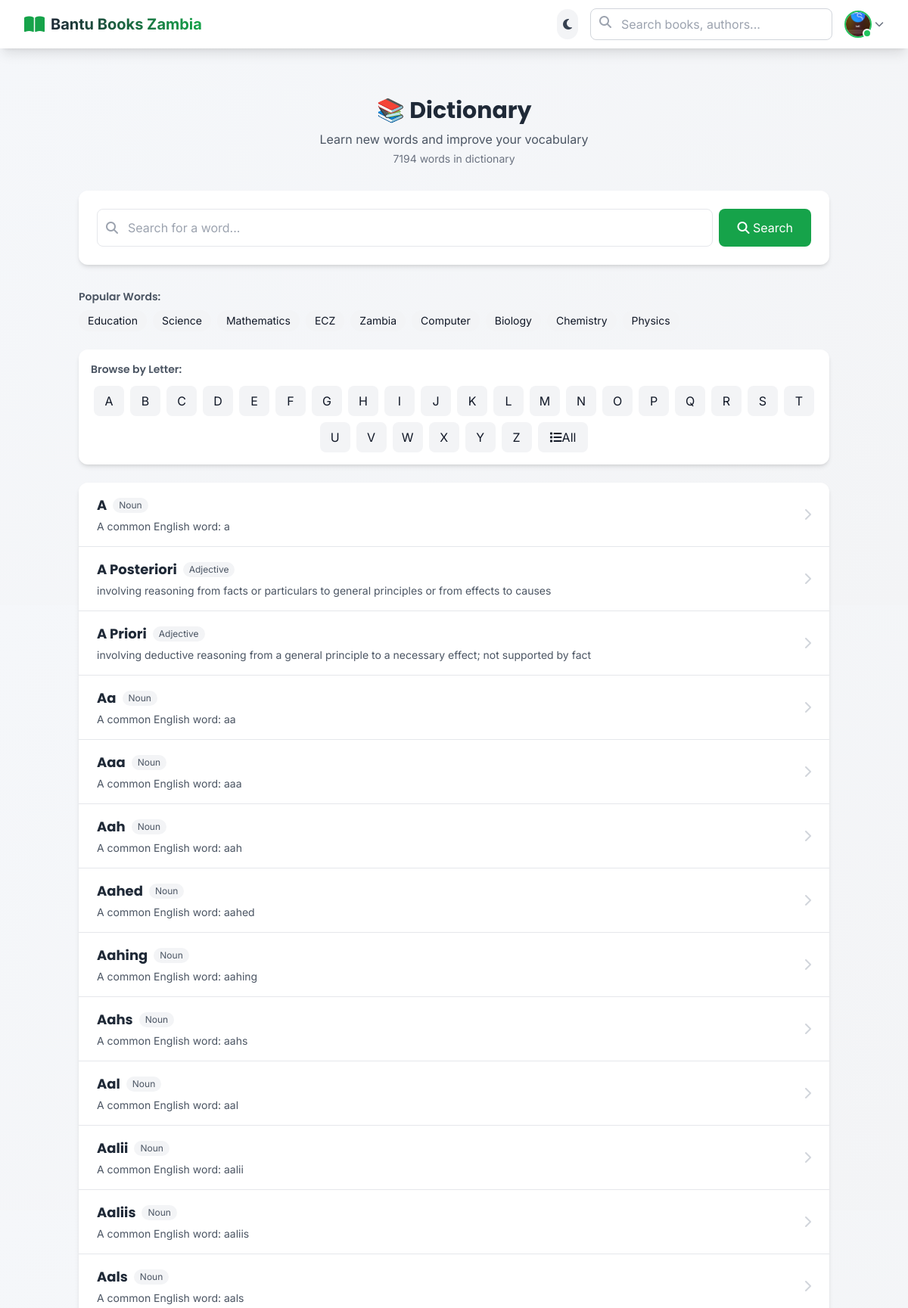
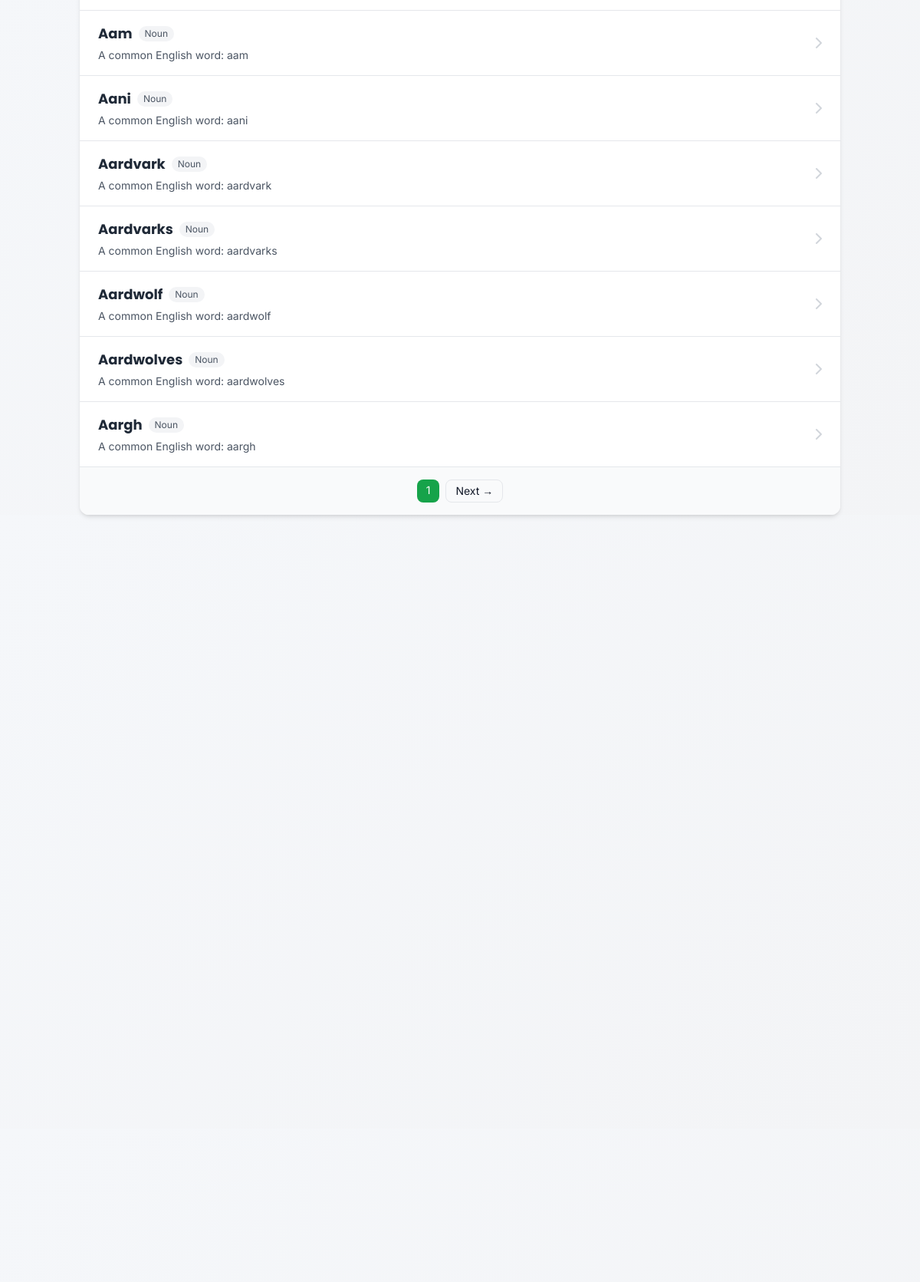
Page /dictionary/ (signed in, upper part) on the committed database (2 pictures, top to bottom).
### accounts/models.py (models this page shows, shortened)
class User(AbstractUser):
    USER_TYPE_CHOICES = (
        ('guest', 'Guest Account'),
        ('basic', 'Basic - Free Plan'),
        ('premium', 'Premium - Monthly Subscription'),
        ('lifetime', 'Lifetime - One-time Payment'),
        ('institution', 'Institutional License'),
    )
    PROVINCE_CHOICES = (
        ('central', 'Central Province'),
        ('copperbelt', 'Copperbelt Province'),
        ('eastern', 'Eastern Province'),
        ('luapula', 'Luapula Province'),
        ('lusaka', 'Lusaka Province'),
        ('muchinga', 'Muchinga Province'),
        ('northern', 'Northern Province'),
        ('northwestern', 'North-Western Province'),
        ('southern', 'Southern Province'),
        ('western', 'Western Province'),
    )
    phone_regex = RegexValidator(
        regex=r'^\+?260?\d{9}$',
        message="Phone number must be in format: +260XXXXXXXXX or 09XXXXXXXX"
    )
    user_type = models.CharField(
        max_length=20,
        choices=USER_TYPE_CHOICES,
        default='basic'
    )
    phone_number = models.CharField(
        max_length=15,
        validators=[phone_regex],
        unique=True,
        null=True,
        blank=True
    )
    national_id = models.CharField(
        max_length=20,
        unique=True,
        null=True,
        blank=True,
        help_text="Zambian National Registration Card (NRC) number"
    )
    province = models.CharField(
        max_length=50,
        choices=PROVINCE_CHOICES,
        null=True,
        blank=True
    )
    district = models.CharField(max_length=100, blank=True)
    constituency = models.CharField(max_length=100, blank=True)
    school_or_work = models.CharField(max_length=200, blank=True)
    subscription_expiry = models.DateTimeField(null=True, blank=True)
    credits_balance = models.DecimalField(
        max_digits=10,
        decimal_places=2,
        default=0.00,
        help_text="Balance in Zambian Kwacha (K)"
    )
    profile_picture = models.ImageField(
        upload_to='profile_pics/%Y/%m/',
        null=True,
        blank=True
    )
    bio = models.TextField(max_length=500, blank=True)
    email_verified = models.BooleanField(default=False)
    two_factor_enabled = models.BooleanField(default=False)
    last_login_ip = models.GenericIPAddressField(null=True, blank=True)
    verification_token = models.CharField(max_length=100, blank=True)
    reset_token = models.CharField(max_length=100, blank=True)
    total_downloads = models.IntegerField(default=0)
    total_uploads = models.IntegerField(default=0)
    total_views = models.IntegerField(default=0)
    is_verified = models.BooleanField(default=False)
    is_suspended = models.BooleanField(default=False)
    suspension_reason = models.TextField(blank=True)
    created_at = models.DateTimeField(auto_now_add=True)
    updated_at = models.DateTimeField(auto_now=True)
    class Meta:
        db_table = 'users'
        ordering = ['-date_joined']
        verbose_name = 'User'
        verbose_name_plural = 'Users'
        indexes = [
            models.Index(fields=['email']),
            models.Index(fields=['user_type']),
            models.Index(fields=['phone_number']),
            models.Index(fields=['national_id']),
            models.Index(fields=['-date_joined']),
        ]
    def get_full_name(self):
        if self.first_name and self.last_name:
            return f"{self.first_name} {self.last_name}"
        return self.username

### dictionary/models.py (models this page shows, shortened)
class DictionaryWord(models.Model):
    word = models.CharField(max_length=100, unique=True, db_index=True)
    slug = models.SlugField(unique=True, blank=True)
    definition = models.TextField()
    part_of_speech = models.CharField(max_length=50, blank=True,
        choices=[
            ('noun', 'Noun'),
            ('verb', 'Verb'),
            ('adjective', 'Adjective'),
            ('adverb', 'Adverb'),
            ('preposition', 'Preposition'),
            ('conjunction', 'Conjunction'),
            ('interjection', 'Interjection'),
        ])
    example_sentence = models.TextField(blank=True, help_text="Example sentence using the word")
    synonyms = models.TextField(blank=True, help_text="Comma-separated synonyms")
    antonyms = models.TextField(blank=True, help_text="Comma-separated antonyms")
    pronunciation = models.CharField(max_length=100, blank=True, help_text="Phonetic pronunciation")
    origin = models.CharField(max_length=100, blank=True, help_text="Word origin/etymology")
    is_zambian_term = models.BooleanField(default=False, help_text="Is this a Zambian/local term?")
    local_usage = models.TextField(blank=True, help_text="How this word is used in Zambia")
    audio_pronunciation = models.FileField(upload_to='dictionary/audio/', null=True, blank=True)
    is_active = models.BooleanField(default=True)
    views_count = models.IntegerField(default=0)
    created_at = models.DateTimeField(auto_now_add=True)
    updated_at = models.DateTimeField(auto_now=True)
    class Meta:
        ordering = ['word']
        verbose_name = "Dictionary Word"
        verbose_name_plural = "Dictionary Words"
        indexes = [
            models.Index(fields=['word']),
            models.Index(fields=['is_zambian_term']),
        ]

### dictionary/views.py (the view, shortened to what this page needs)
# urls.py: path('', views.dictionary_home, name='home'),
def dictionary_home(request):
    query = request.GET.get('q', '').strip()
    letter = request.GET.get('letter', '').strip().upper()
    words = DictionaryWord.objects.filter(is_active=True)
    if letter and len(letter) == 1:
        words = words.filter(word__istartswith=letter)
        active_letter = letter
    else:
        active_letter = ''
    suggestions = []
    words = words.order_by('word')
    paginator = Paginator(words, 20)
    page = request.GET.get('page', 1)
    words_page = paginator.get_page(page)
    alphabet = [chr(i) for i in range(65, 91)]  # A-Z
    context = {
        'words': words_page,
        'query': query,
        'active_letter': active_letter,
        'alphabet': alphabet,
        'total_words': DictionaryWord.objects.filter(is_active=True).count(),
        'total_results': words.count(),
        'suggestions': suggestions,
    }
    return render(request, 'dictionary/home.html', context)

### dictionary/templates/dictionary/home.html (shortened to what this page needs)
{% extends 'base.html' %}
{% load static %}
{% block content %}
<div class="container mx-auto px-4 py-8">
    <div class="max-w-6xl mx-auto">
        <div class="text-center mb-8">
            <h1 class="text-3xl font-bold text-gray-800 mb-2">📚 Dictionary</h1>
            <p class="text-gray-600">Learn new words and improve your vocabulary</p>
            {% if total_words %}
            <p class="text-sm text-gray-500 mt-1">{{ total_words }} words in dictionary</p>
            {% endif %}
        </div>
        <div class="bg-white rounded-xl shadow-md p-6 mb-8">
            <form method="get" action="{% url 'dictionary:home' %}" class="flex gap-2">
                <div class="flex-1 relative">
                    <i class="fas fa-search absolute left-3 top-1/2 transform -translate-y-1/2 text-gray-400"></i>
                    <input type="text" name="q" id="searchInput"
                           placeholder="Search for a word..."
                           class="w-full pl-10 pr-4 py-3 border rounded-lg focus:outline-none focus:border-green-500"
                           value="{{ query|default:'' }}">
                </div>
                <button type="submit" class="bg-green-600 text-white px-6 py-3 rounded-lg hover:bg-green-700 transition">
                    <i class="fas fa-search"></i> Search
                </button>
            </form>
        </div>
        <div class="mb-6">
            <h3 class="text-sm font-semibold text-gray-600 mb-2">Popular Words:</h3>
            <div class="flex flex-wrap gap-2">
                <a href="?q=Education" class="px-3 py-1 bg-gray-100 rounded-full text-sm hover:bg-green-100 transition">Education</a>
                <a href="?q=Science" class="px-3 py-1 bg-gray-100 rounded-full text-sm hover:bg-green-100 transition">Science</a>
                <a href="?q=Mathematics" class="px-3 py-1 bg-gray-100 rounded-full text-sm hover:bg-green-100 transition">Mathematics</a>
                <a href="?q=ECZ" class="px-3 py-1 bg-gray-100 rounded-full text-sm hover:bg-green-100 transition">ECZ</a>
                <a href="?q=Zambia" class="px-3 py-1 bg-gray-100 rounded-full text-sm hover:bg-green-100 transition">Zambia</a>
                <a href="?q=Computer" class="px-3 py-1 bg-gray-100 rounded-full text-sm hover:bg-green-100 transition">Computer</a>
                <a href="?q=Biology" class="px-3 py-1 bg-gray-100 rounded-full text-sm hover:bg-green-100 transition">Biology</a>
                <a href="?q=Chemistry" class="px-3 py-1 bg-gray-100 rounded-full text-sm hover:bg-green-100 transition">Chemistry</a>
                <a href="?q=Physics" class="px-3 py-1 bg-gray-100 rounded-full text-sm hover:bg-green-100 transition">Physics</a>
            </div>
        </div>
        <div class="bg-white rounded-xl shadow-md p-4 mb-6">
            <h3 class="text-sm font-semibold text-gray-600 mb-3">Browse by Letter:</h3>
            <div class="flex flex-wrap gap-2 justify-center">
                {% for letter in alphabet %}
                <a href="?letter={{ letter }}"
                   class="alphabet-btn w-10 h-10 flex items-center justify-center bg-gray-100 rounded-lg hover:bg-green-600 hover:text-white transition {% if active_letter == letter %}active bg-green-600 text-white{% endif %}">
                    {{ letter }}
                </a>
                {% endfor %}
                <a href="{% url 'dictionary:home' %}"
                   class="alphabet-btn px-4 h-10 flex items-center justify-center bg-gray-100 rounded-lg hover:bg-gray-300 transition">
                    <i class="fas fa-list"></i> All
                </a>
            </div>
        </div>
        <div class="bg-white rounded-xl shadow-md overflow-hidden">
            {% if words %}
            <div class="divide-y">
                {% for word in words %}
                <a href="{% url 'dictionary:word_detail' word.slug %}" class="word-suggestion block px-6 py-4 hover:bg-gray-50 transition group">
                    <div class="flex justify-between items-center">
                        <div class="flex-1">
                            <div class="flex items-center gap-2 mb-1 flex-wrap">
                                <h3 class="font-bold text-lg text-gray-800 group-hover:text-green-600 transition">
                                    {{ word.word }}
                                </h3>
                                {% if word.part_of_speech %}
                                <span class="text-xs bg-gray-100 text-gray-600 px-2 py-0.5 rounded-full">{{ word.get_part_of_speech_display }}</span>
                                {% endif %}
                            </div>
                            <p class="text-sm text-gray-600 line-clamp-2">{{ word.definition|truncatewords:20 }}</p>
                        </div>
                        <div class="ml-4">
                            <i class="fas fa-chevron-right text-gray-300 group-hover:text-green-600 transition"></i>
                        </div>
                    </div>
                </a>
                {% endfor %}
            </div>
            {% if words.has_other_pages %}
            <div class="px-6 py-4 border-t bg-gray-50">
                <div class="flex justify-center gap-2">
                    <span class="px-3 py-1 bg-green-600 text-white rounded-lg text-sm">
                        {{ words.number }}
                    </span>
                    {% if words.has_next %}
                    <a href="?page={{ words.next_page_number }}{% if query %}&q={{ query }}{% endif %}{% if active_letter %}&letter={{ active_letter }}{% endif %}"
                       class="px-3 py-1 border rounded-lg hover:bg-gray-100 transition text-sm">
                        Next →
                    </a>
                    {% endif %}
                </div>
            </div>
            {% endif %}
            {% endif %}
        </div>
    </div>
</div>
{% endblock %}

### templates/includes/header.html (shortened to what this page needs)
{% load static %}
<nav class="bg-white dark:bg-gray-900 shadow-lg sticky top-0 z-50 transition-all duration-300" id="mainNav">
    <div class="max-w-7xl mx-auto px-4 sm:px-6 lg:px-8">
        <div class="flex justify-between items-center h-16">
            <div class="flex items-center">
                <a href="{% url 'core:home' %}" class="flex items-center space-x-2 group">
                    <div class="relative">
                        <i class="fas fa-book-open text-2xl text-green-600 dark:text-green-400 group-hover:scale-110 transition-transform duration-300"></i>
                    </div>
                    <span class="text-xl font-bold bg-gradient-to-r from-gray-800 to-green-600 dark:from-white dark:to-green-400 bg-clip-text text-transparent group-hover:from-green-600 group-hover:to-gray-800 dark:group-hover:from-green-400 dark:group-hover:to-white transition-all duration-300">
                    </span>
                </a>
            </div>
            <div class="flex items-center space-x-4">
                <button id="darkModeToggle" class="p-2 rounded-full bg-gray-100 dark:bg-gray-800 text-gray-700 dark:text-gray-300 hover:bg-gray-200 dark:hover:bg-gray-700 transition-all duration-300">
                    <i id="darkModeIcon" class="fas fa-moon"></i>
                </button>
                <div class="hidden md:block relative">
                    <form action="{% url 'books:search_books' %}" method="GET" class="relative" id="searchForm">
                        <input type="text"
                               name="q"
                               id="searchInput"
                               placeholder="Search books, authors..."
                               class="search-input w-80 px-4 py-2 pl-10 pr-10 border border-gray-300 dark:border-gray-600 dark:bg-gray-800 dark:text-white rounded-lg focus:outline-none focus:border-green-500 focus:ring-2 focus:ring-green-200 dark:focus:ring-green-800 transition-all duration-300"
                               autocomplete="off">
                        <i class="fas fa-search absolute left-3 top-2.5 text-gray-400 dark:text-gray-500 transition-colors duration-300"></i>
                    </form>
                </div>
                {% if user.is_authenticated %}
                    <div class="relative" id="userMenu">
                        <button class="flex items-center focus:outline-none group" id="userMenuBtn">
                            <div class="relative">
                                {% if user.profile_picture %}
                                    <img src="{{ user.profile_picture.url }}" class="w-9 h-9 rounded-full object-cover border-2 border-green-500 dark:border-green-400 group-hover:border-green-600 transition-all duration-300 group-hover:scale-105">
                                {% else %}
                                    <div class="w-9 h-9 bg-gradient-to-r from-green-500 to-green-600 rounded-full flex items-center justify-center text-white font-semibold shadow-md group-hover:scale-105 transition-all duration-300">
                                        {{ user.username|first|upper }}
                                    </div>
                                {% endif %}
                                <div class="absolute bottom-0 right-0 w-3 h-3 bg-green-500 border-2 border-white dark:border-gray-900 rounded-full"></div>
                            </div>
                            <i class="fas fa-chevron-down text-gray-500 dark:text-gray-400 text-xs ml-1 transition-transform duration-300 group-hover:rotate-180"></i>
                        </button>
                    </div>
                {% endif %}
            </div>
        </div>
    </div>
</nav>

### rows in the picture
User: profile_picture (picture)
DictionaryWord: word "A", part_of_speech "Noun", definition "A common English word: a"
DictionaryWord: word "A Posteriori", part_of_speech "Adjective", definition "involving reasoning from facts or particulars to general principles or from effects to causes"
DictionaryWord: word "A Priori", part_of_speech "Adjective", definition "involving deductive reasoning from a general principle to a necessary effect; not supported by fact"
DictionaryWord: word "Aa", part_of_speech "Noun", definition "A common English word: aa"
DictionaryWord: word "Aaa", part_of_speech "Noun", definition "A common English word: aaa"
DictionaryWord: word "Aah", part_of_speech "Noun", definition "A common English word: aah"
DictionaryWord: word "Aahed", part_of_speech "Noun", definition "A common English word: aahed"
DictionaryWord: word "Aahing", part_of_speech "Noun", definition "A common English word: aahing"
DictionaryWord: word "Aahs", part_of_speech "Noun", definition "A common English word: aahs"
DictionaryWord: word "Aal", part_of_speech "Noun", definition "A common English word: aal"
DictionaryWord: word "Aalii", part_of_speech "Noun", definition "A common English word: aalii"
DictionaryWord: word "Aaliis", part_of_speech "Noun", definition "A common English word: aaliis"
DictionaryWord: word "Aals", part_of_speech "Noun", definition "A common English word: aals"
DictionaryWord: word "Aam", part_of_speech "Noun", definition "A common English word: aam"
DictionaryWord: word "Aani", part_of_speech "Noun", definition "A common English word: aani"
DictionaryWord: word "Aardvark", part_of_speech "Noun", definition "A common English word: aardvark"
DictionaryWord: word "Aardvarks", part_of_speech "Noun", definition "A common English word: aardvarks"
DictionaryWord: word "Aardwolf", part_of_speech "Noun", definition "A common English word: aardwolf"
DictionaryWord: word "Aardwolves", part_of_speech "Noun", definition "A common English word: aardwolves"
DictionaryWord: word "Aargh", part_of_speech "Noun", definition "A common English word: aargh"

### other values in the picture
{{ total_words }} "7194"
{{ letter }} "A" "B" "C" "D" "E" "F" "G" "H" "I" "J" "K" "L" "M" "N" "O" "P" "Q" "R" "S" "T" "U" "V" "W" "X" "Y" "Z"
{{ words.number }} "1"
